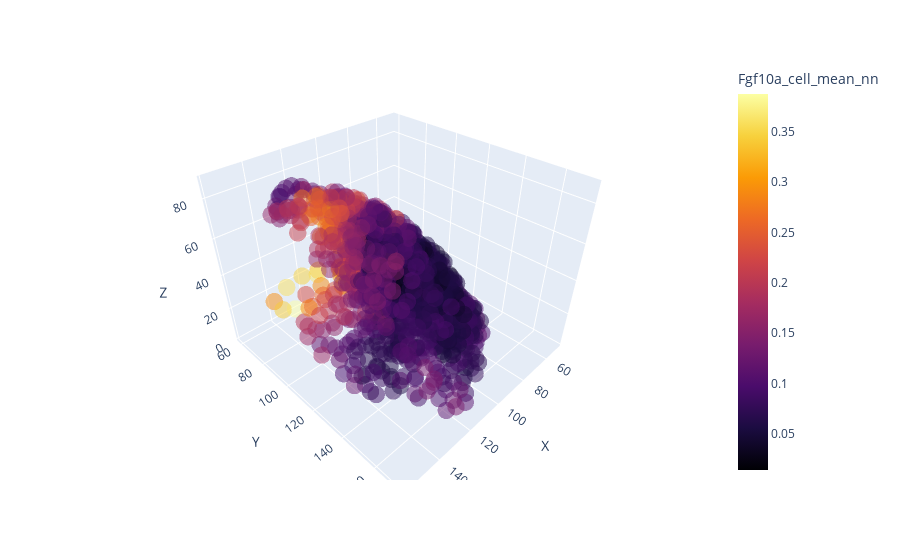

The code cell stored with this chart in its notebook:
### Code cell
fin_nuclei = np.where(nucleus_df["pec_fin_flag"]==1)


mRNA_channel = 'Fgf10a_cell_mean_nn'#'Hand2_mean_nn'# "Tbx5a_mean"

# estimate background
nucleus_df_fin = nucleus_df.iloc[fin_nuclei]

# fig = px.histogram(nucleus_df_fin, x=mRNA_channel)
# fig.show()
fig = px.scatter_3d(nucleus_df_fin, x="X", y="Y", z="Z", 
              opacity=0.5, color=mRNA_channel, color_continuous_scale="inferno")

fig.update_traces(marker=dict(size=6))
                
fig.show()

### Figure 1 — Plotly figure (JSON) as saved in the notebook; plotly's stock layout.template omitted (floating-point values rounded to 4 significant figures; data arrays with more than 128 entries replaced by an {"elided": "..."} marker saying what was removed)
{"data": [{"hovertemplate": "X=%{x}<br>Y=%{y}<br>Z=%{z}<br>Fgf10a_cell_mean_nn=%{marker.color}<extra></extra>", "legendgroup": "", "marker": {"color": {"elided": "1253 float values"}, "coloraxis": "coloraxis", "opacity": 0.5, "size": 6, "symbol": "circle"}, "mode": "markers", "name": "", "scene": "scene", "showlegend": false, "type": "scatter3d", "x": {"elided": "1253 float values"}, "y": {"elided": "1253 float values"}, "z": {"elided": "1253 float values"}}], "layout": {"coloraxis": {"colorbar": {"title": {"text": "Fgf10a_cell_mean_nn"}}, "colorscale": [[0, "#000004"], [0.1111, "#1b0c41"], [0.2222, "#4a0c6b"], [0.3333, "#781c6d"], [0.4444, "#a52c60"], [0.5556, "#cf4446"], [0.6667, "#ed6925"], [0.7778, "#fb9b06"], [0.8889, "#f7d13d"], [1, "#fcffa4"]]}, "legend": {"tracegroupgap": 0}, "margin": {"t": 60}, "scene": {"domain": {"x": [0, 1], "y": [0, 1]}, "xaxis": {"title": {"text": "X"}}, "yaxis": {"title": {"text": "Y"}}, "zaxis": {"title": {"text": "Z"}}}}}
